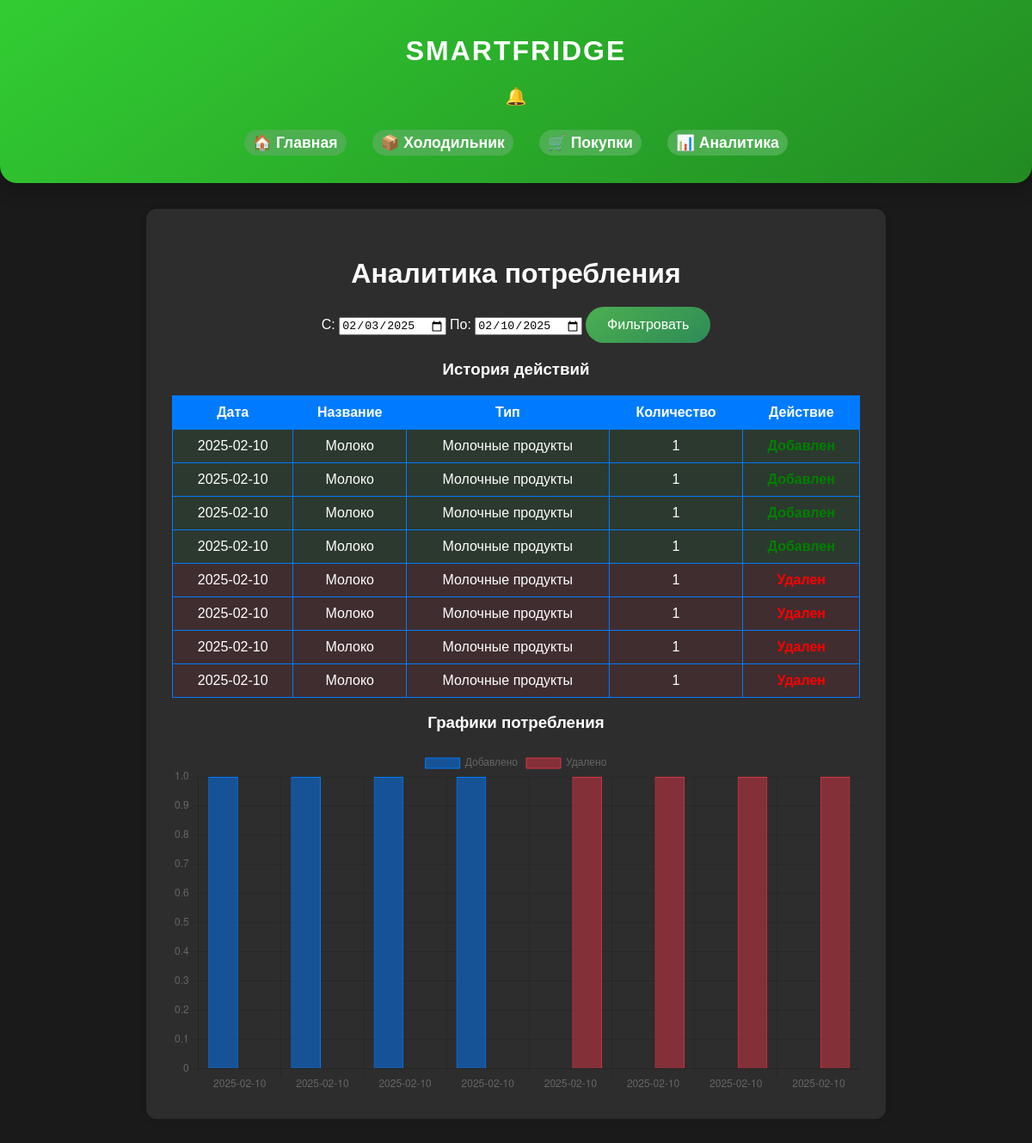
Before: /analytics (signed in) with the older database file.
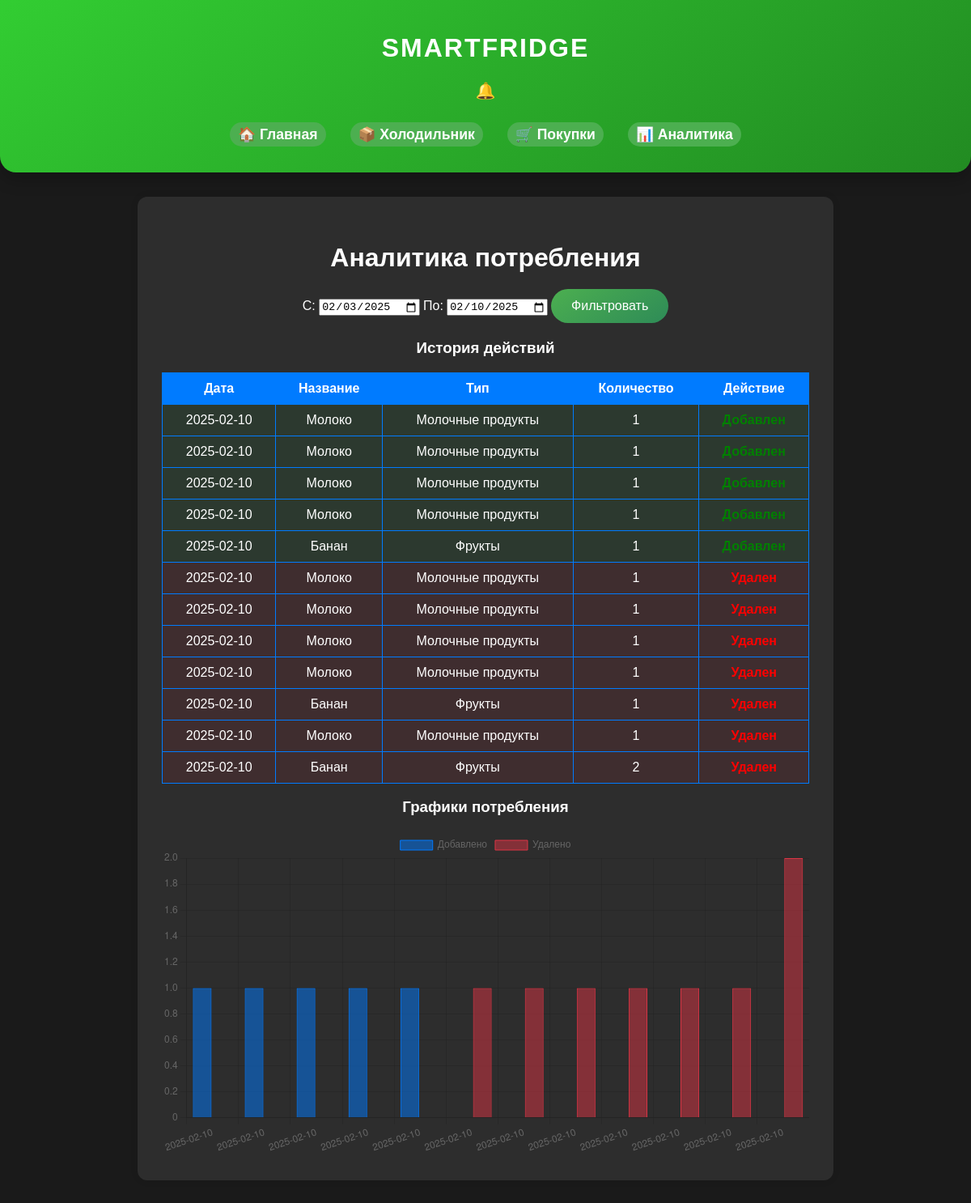
After: the same page with the newer database file.
### app/models.py (models this page shows, shortened)
class Analytics(db.Model):
    id: Mapped[int] = mapped_column(sa.Integer, primary_key=True, autoincrement=True)
    user_id: Mapped[int] = mapped_column(sa.Integer, sa.ForeignKey("user.id"), nullable=False)
    product_id: Mapped[int] = mapped_column(sa.Integer, sa.ForeignKey("product.id"), nullable=False)
    action: Mapped[int] = mapped_column(sa.Integer, nullable=False) # 1 - добавление, 0 - удаление
    count: Mapped[int] = mapped_column(sa.Integer, default=1)
    add_date = db.Column(db.Date)
    delete_date = db.Column(db.Date)
    user = db.relationship('User', backref=db.backref('analytics', lazy=True))
    product = db.relationship('Product', backref=db.backref('analytics', lazy=True))

class Product(db.Model):
    id: Mapped[int] = mapped_column(sa.Integer, primary_key=True, autoincrement=True)
    name: Mapped[str] = mapped_column(sa.String(100), nullable=False)
    product_type: Mapped[str] = mapped_column(sa.String(50), nullable=False)
    quantity: Mapped[float] = mapped_column(sa.Float, nullable=False)
    unit: Mapped[str] = mapped_column(sa.String(20), nullable=False)  # кг, шт, л и т. д.
    nutrition_info: Mapped[str] = mapped_column(sa.Text, nullable=True)
    allergens: Mapped[bool] = mapped_column(sa.Boolean, default=False)

### app/routes.py (the view)
@app.route('/analytics', methods=['GET'])
@login_required
def analytics():
    start_date = request.args.get('start_date', (datetime.today().date() - timedelta(days=7)).strftime("%Y-%m-%d"))
    end_date = request.args.get('end_date', datetime.today().strftime("%Y-%m-%d"))
    try:
        start_date = datetime.strptime(start_date, "%Y-%m-%d").date()
        end_date = datetime.strptime(end_date, "%Y-%m-%d").date()
    except ValueError:
        return render_template("analytics.html", error="Некорректный формат даты")
    analytics_data = (
        db.session.query(Analytics, Product)
        .join(Product)
        .filter(
            Analytics.add_date >= start_date,
            Analytics.add_date <= end_date,
            Analytics.user_id == current_user.id
        )
        .order_by(Analytics.add_date.desc())  # Сортируем по убыванию даты
        .all()
    )
    analytics_results = {
        "added": [],
        "removed": []
    }
    for analytics_entry, product in analytics_data:
        entry = {
            "product_name": product.name,
            "product_type": product.product_type,
            "count": analytics_entry.count,
            "date": analytics_entry.add_date.strftime("%Y-%m-%d"),
        }
        if analytics_entry.action == 1:
            analytics_results["added"].append(entry)  # Добавленные продукты
        else:
            analytics_results["removed"].append(entry)  # Удалённые продукты
    return render_template(
        "analytics.html",
        analytics_data=analytics_results,
        start_date=start_date.strftime("%Y-%m-%d"),
        end_date=end_date.strftime("%Y-%m-%d")
    )

### app/models.py (called while the page is built)
@login.user_loader
def load_user(id):
  return db.session.get(User, int(id))

### app/templates/analytics.html (shortened to what this page needs)
{% extends "base.html" %}
{% block content %}
    <h2>Аналитика потребления</h2>
    <form method="GET">
        <label for="start_date">C:</label>
        <input type="date" id="start_date" name="start_date" value="{{ start_date }}">
        <label for="end_date">По:</label>
        <input type="date" id="end_date" name="end_date" value="{{ end_date }}">
        <button type="submit">Фильтровать</button>
    </form>
    <div class="analytics-container">
        <h3>История действий</h3>
        <table>
            <thead>
                <tr>
                    <th>Дата</th>
                    <th>Название</th>
                    <th>Тип</th>
                    <th>Количество</th>
                    <th>Действие</th>
                </tr>
            </thead>
            <tbody>
                {% if analytics_data.added or analytics_data.removed %}
                    {% for item in analytics_data.added %}
                        <tr class="added">
                            <td>{{ item.date }}</td>
                            <td>{{ item.product_name }}</td>
                            <td>{{ item.product_type }}</td>
                            <td>{{ item.count }}</td>
                            <td class="green">Добавлен</td>
                        </tr>
                    {% endfor %}
                    {% for item in analytics_data.removed %}
                        <tr class="removed">
                            <td>{{ item.date }}</td>
                            <td>{{ item.product_name }}</td>
                            <td>{{ item.product_type }}</td>
                            <td>{{ item.count }}</td>
                            <td class="red">Удален</td>
                        </tr>
                    {% endfor %}
                {% else %}
                    <tr>
                        <td colspan="5">Нет данных за выбранный период</td>
                    </tr>
                {% endif %}
            </tbody>
        </table>
    </div>
    <h3>Графики потребления</h3>
    <canvas id="consumptionChart"></canvas>
{% endblock %}

Changed rows visible on the page:
now on one of the page's lists (row unchanged): Analytics: date "2025-02-10", product_name "Молоко", product_type "Молочные продукты"
added Analytics: date "2025-02-10", product_name "Банан", product_type "Фрукты", count "1", count "2"
Other visible differences:
chart data {{ item.date }}: 2025-02-10, 2025-02-10, 2025-02-10, 2025-02-10 → 2025-02-10, 2025-02-10, 2025-02-10, 2025-02-10, 2025-02-10
chart data {{ item.count }}: 1, 1, 1, 1 → 1, 1, 1, 1, 1
chart data {{ item.date }}: 2025-02-10, 2025-02-10, 2025-02-10, 2025-02-10 → 2025-02-10, 2025-02-10, 2025-02-10, 2025-02-10, 2025-02-10, 2025-02-10, 2025-02-10
chart data {{ item.count }}: 1, 1, 1, 1 → 1, 1, 1, 1, 1, 1, 2
